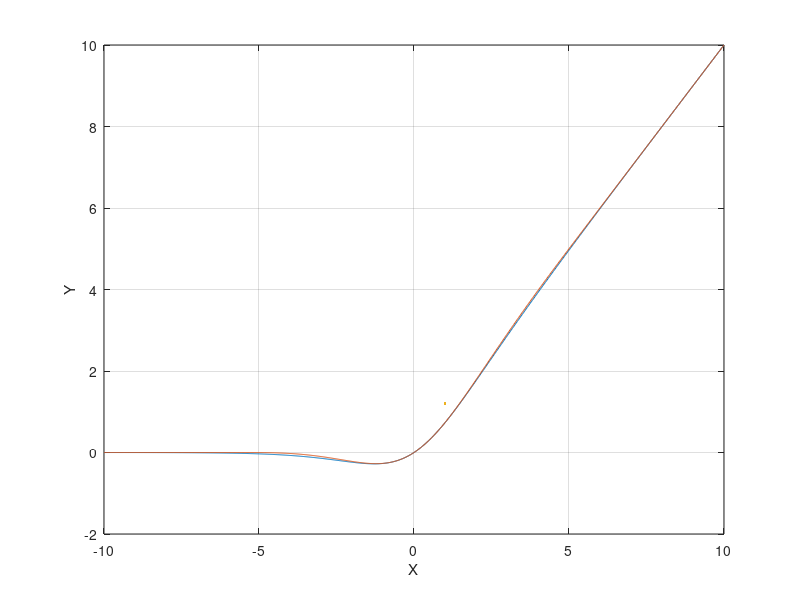

Write the MATLAB code that produced this figure. (Note: this script raises an error after producing the figure.)
function [] = prob7(skip_cell, bool_export_plots)

    if nargin < 1
        skip_cell = {};
    end
    if nargin < 2
       bool_export_plots = false;
    end
    
    skip_a = false;
    skip_b = false;
    skip_c = false;
    skip_d = false;

    for i = 1:length(skip_cell)
        if strcmpi(skip_cell{i}, "a") == 1
            skip_a = true;
        elseif strcmpi(skip_cell{i}, "b") == 1
            skip_b = true;
        elseif strcmpi(skip_cell{i}, "c") == 1
            skip_c = true;
        elseif strcmpi(skip_cell{i}, "d") == 1
            skip_d = true;           
        end
    end

    x = linspace(-10, 10, 1000);

    k = 1;
    e = exp(1);
    m = e;
    L = 2*e;

    f = zeros(1, size(x,2));

    if skip_a == false
        y = x./(1 + exp(-x));
        f = calc_f(x, k, L, m);
        figure;
        plot(x,y,x, f, LineWidth = 1.2);
        grid on;
        xlabel('X');
        ylabel('Y');
        xline(0, "LineWidth", 1);
        yline(0, "LineWidth", 1);
        legend('Swish', 'Approximation');

        if bool_export_plots == true
            exportgraphics(gca, 'prob7_swish.pdf', 'ContentType','vector');
        end
        fprintf('Finished A!\n')
    end

    if skip_b == false
        k=0;
        L = 2*exp(1);
        m = exp(1);

        y = 1./(1 + exp(-x));
        f = calc_f(x, k, L, m);
        figure;
        plot(x, y, x, f, LineWidth = 1.2);
        grid on;
        xlabel('X');
        ylabel('Y');
        xline(0, "LineWidth", 1);
        yline(0, "LineWidth", 1);
        legend('Sigmoid', 'Approximation');
        if bool_export_plots == true
            exportgraphics(gca, 'prob7_sigmoid.pdf', 'ContentType','vector');
        end
        fprintf('Finished B!\n')
    end
    
    if skip_c == false
        k = 1;
        m = 0;
        L = 0;

        y = zeros(1, size(x,2));

        i_0 = find_num(x, 0, 0.02);
        y(i_0:size(y,2)) = x(i_0:size(y,2));
        f = calc_f(x, k, L, m);

        figure;
        plot(x, y, x, f, LineWidth = 1.2);
        grid on;
        xlabel('X');
        ylabel('Y');
        xline(0, "LineWidth", 1);
        yline(0, "LineWidth", 1);
        legend('ReLU', 'Approximation');
        
        if bool_export_plots == true
            exportgraphics(gca, 'prob7_relu.pdf', 'ContentType','vector');
        end
        fprintf('Finished C!\n')
    end

    if skip_d == false
        k = 1;
        m = 0;
        L = 0;

        y = zeros(1, size(x,2));
        i_0 = find_num(x, 0, 0.02);
        a = 0.1;
        y(1:i_0) = a*(exp(x(1:i_0)) - 1);
        y(i_0:size(y,2)) = x(i_0:size(y,2));

        f = calc_f(x, k, L, m);

        figure;
        plot(x, y, x, f, LineWidth = 1.2);
        grid on;
        xlabel('X');
        ylabel('Y');
        xline(0, "LineWidth", 1);
        yline(0, "LineWidth", 1);
        legend('ELU', 'Approximation');

        if bool_export_plots == true
            exportgraphics(gca, 'prob7_elu.pdf', 'ContentType','vector');
        end
        fprintf('Finished D!\n')
    end
end

function [f] = calc_f(x, k, L, m)
    i_L_p = find_num(x, L, 0.02);
    i_L_n = find_num(x, -L, 0.02);
    f(1:i_L_n) = 0;
    f(i_L_n:i_L_p) = x(i_L_n:i_L_p).^k .* ((L+x(i_L_n:i_L_p)).^m)./((L+x(i_L_n:i_L_p)).^m + (L-x(i_L_n:i_L_p)).^m);
    f(i_L_p:size(x,2)) = x(i_L_p:size(x,2)).^k;
end

function [i] = find_num (x, num_to_find, tolerance)
    for i=1:size(x,2)
        if abs(x(1,i) - num_to_find) <= tolerance
            return;
        end
    end
    i = -1;
end